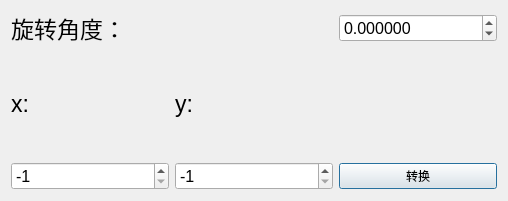
<?xml version="1.0" encoding="UTF-8"?>
<ui version="4.0">
 <class>Rotate</class>
 <widget class="QDialog" name="Rotate">
  <property name="geometry">
   <rect>
    <x>0</x>
    <y>0</y>
    <width>508</width>
    <height>201</height>
   </rect>
  </property>
  <property name="windowTitle">
   <string>Dialog</string>
  </property>
  <layout class="QGridLayout" name="gridLayout">
   <item row="3" column="0">
    <widget class="QSpinBox" name="value_x">
     <property name="font">
      <font>
       <pointsize>12</pointsize>
      </font>
     </property>
     <property name="minimum">
      <number>-1</number>
     </property>
     <property name="maximum">
      <number>100000</number>
     </property>
     <property name="value">
      <number>-1</number>
     </property>
    </widget>
   </item>
   <item row="2" column="0">
    <widget class="QLabel" name="label_2">
     <property name="font">
      <font>
       <pointsize>17</pointsize>
      </font>
     </property>
     <property name="text">
      <string>x:</string>
     </property>
    </widget>
   </item>
   <item row="2" column="1">
    <widget class="QLabel" name="label_3">
     <property name="font">
      <font>
       <pointsize>17</pointsize>
      </font>
     </property>
     <property name="text">
      <string>y:</string>
     </property>
    </widget>
   </item>
   <item row="3" column="2">
    <widget class="QPushButton" name="work">
     <property name="text">
      <string>转换</string>
     </property>
    </widget>
   </item>
   <item row="3" column="1">
    <widget class="QSpinBox" name="value_y">
     <property name="font">
      <font>
       <pointsize>12</pointsize>
      </font>
     </property>
     <property name="minimum">
      <number>-1</number>
     </property>
     <property name="maximum">
      <number>100000</number>
     </property>
     <property name="value">
      <number>-1</number>
     </property>
    </widget>
   </item>
   <item row="1" column="0">
    <widget class="QLabel" name="label">
     <property name="font">
      <font>
       <pointsize>17</pointsize>
      </font>
     </property>
     <property name="text">
      <string>旋转角度：</string>
     </property>
    </widget>
   </item>
   <item row="1" column="2">
    <widget class="QDoubleSpinBox" name="value">
     <property name="font">
      <font>
       <pointsize>12</pointsize>
      </font>
     </property>
     <property name="decimals">
      <number>6</number>
     </property>
     <property name="minimum">
      <double>-360.000000000000000</double>
     </property>
     <property name="maximum">
      <double>360.000000000000000</double>
     </property>
    </widget>
   </item>
  </layout>
 </widget>
 <resources/>
 <connections/>
</ui>
